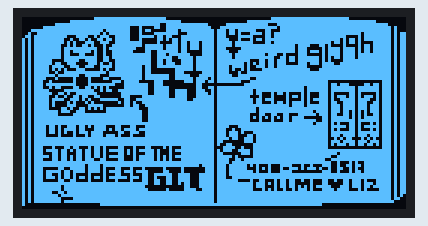
Recording of a sketch running on a simulated Arduboy, built with avr-gcc and run on an emulated ATmega32U4. Shown: 128×64 one-colour display.

Above: at 0.1 s.

The sketch:

UP_Journal1.ino
```cpp
//bitmap for journal artwork
#include <Arduboy.h>

Arduboy arduboy;

#define WIDTH 128
#define HEIGHT 64

const unsigned char journal1[] PROGMEM = {
	0x80, 0x40, 0xe0, 0x10, 0xd0, 0xf0, 0xf0, 0xf8,
	0xf8, 0xf8, 0xf8, 0xfc, 0xfc, 0xfc, 0x7c, 0x3c,
	0xbe, 0x3e, 0x7e, 0xfe, 0xfe, 0x7e, 0xbe, 0x3e,
	0x7f, 0xbf, 0xdf, 0x6f, 0xdf, 0xbf, 0x3f, 0xff,
	0xff, 0xff, 0xff, 0xff, 0x07, 0x07, 0x07, 0xff,
	0x47, 0x57, 0x57, 0x47, 0x2f, 0xef, 0xe3, 0x23,
	0xfe, 0x7e, 0xbe, 0xbe, 0x0e, 0xdc, 0xdc, 0xfc,
	0xfc, 0xfc, 0xfc, 0xfc, 0xfc, 0xfc, 0xf8, 0xf0,
	0x00, 0xf0, 0xf8, 0xf8, 0x8c, 0x3c, 0x3c, 0x0c,
	0xfc, 0x5c, 0x5c, 0x5e, 0xfe, 0x3e, 0xae, 0xae,
	0x0e, 0xfe, 0xfa, 0x8b, 0xeb, 0xe7, 0xff, 0xff,
	0xff, 0xff, 0xff, 0xff, 0xff, 0xff, 0xff, 0xff,
	0xff, 0xff, 0xff, 0xff, 0xff, 0xff, 0xff, 0xff,
	0xff, 0xff, 0x7f, 0xff, 0x3f, 0xbe, 0xbe, 0x3e,
	0xfe, 0x1e, 0xfe, 0xfe, 0xfe, 0xfe, 0xfc, 0xfc,
	0xfc, 0xfc, 0xf8, 0x00, 0xf8, 0x00, 0xe0, 0xe0,
	0xff, 0x00, 0xff, 0x00, 0xff, 0xff, 0xff, 0xff,
	0xff, 0xff, 0x3f, 0xbf, 0xbf, 0x01, 0x7c, 0xff,
	0xe4, 0xef, 0x6c, 0x3c, 0x3e, 0x6f, 0xed, 0xe7,
	0xfc, 0x00, 0x81, 0x7f, 0x61, 0x84, 0x3e, 0xff,
	0xff, 0xff, 0xff, 0xff, 0xff, 0xf7, 0xf3, 0xf3,
	0xf0, 0xfe, 0xfe, 0x06, 0x06, 0xff, 0xfe, 0x38,
	0xee, 0xfe, 0x9f, 0x1f, 0x30, 0xff, 0xff, 0xf0,
	0xe7, 0x07, 0xe7, 0xe0, 0xff, 0xff, 0xff, 0xff,
	0x00, 0xff, 0xff, 0xff, 0xfb, 0xf3, 0xc0, 0xf3,
	0xfb, 0xff, 0x7f, 0xff, 0x3f, 0xbe, 0x3e, 0xfe,
	0xfe, 0x2f, 0xff, 0xfe, 0x1f, 0xcf, 0xef, 0xff,
	0x0f, 0x6f, 0x6f, 0x01, 0xff, 0xff, 0xff, 0x63,
	0xe9, 0xe9, 0xe9, 0x03, 0xff, 0x81, 0xff, 0x9c,
	0x3d, 0x3d, 0x80, 0xff, 0xfc, 0xfd, 0xfd, 0xc0,
	0xff, 0xf0, 0xfe, 0xfe, 0xf0, 0xff, 0xff, 0xff,
	0xff, 0xff, 0xff, 0x00, 0xff, 0x00, 0xff, 0xff,
	0xff, 0x00, 0xff, 0x00, 0xff, 0xff, 0xff, 0x1f,
	0x4f, 0xe8, 0x4b, 0xd5, 0xcb, 0x49, 0x4e, 0x4c,
	0x4d, 0xfd, 0x8f, 0x06, 0x06, 0x8d, 0xfd, 0x4d,
	0xcc, 0x4c, 0xc7, 0x55, 0xd3, 0x4d, 0x6c, 0x2f,
	0x2f, 0x1f, 0xff, 0xff, 0xff, 0xff, 0xff, 0xdf,
	0xc0, 0xdf, 0x1f, 0x18, 0xf8, 0xf9, 0xf9, 0x99,
	0x99, 0x01, 0x01, 0x1f, 0x1f, 0x1f, 0x3b, 0x3b,
	0x33, 0x00, 0xf3, 0xfb, 0x3f, 0x1f, 0xaf, 0xbf,
	0x00, 0xbf, 0xbf, 0xbf, 0xbf, 0xb8, 0xb3, 0xb1,
	0xbd, 0x9b, 0xd8, 0xdf, 0xec, 0xec, 0xfd, 0xfd,
	0xff, 0xfe, 0xff, 0xff, 0xfe, 0xff, 0xff, 0xff,
	0xff, 0xff, 0xff, 0xff, 0xff, 0xff, 0x7f, 0xfe,
	0xfc, 0xfc, 0xfc, 0xfe, 0xff, 0xff, 0x1f, 0xdf,
	0xdf, 0x9f, 0xdf, 0xdf, 0xdf, 0x9f, 0x9f, 0x1f,
	0x9f, 0x9f, 0xdf, 0xdf, 0x9f, 0xdf, 0xdf, 0x1f,
	0xff, 0xff, 0xff, 0x00, 0xff, 0x00, 0xff, 0xff,
	0xff, 0x00, 0xff, 0x00, 0xff, 0xff, 0xff, 0xff,
	0xff, 0x82, 0xb8, 0x8c, 0x0a, 0xca, 0xc5, 0xb3,
	0x69, 0x3d, 0x8f, 0xc3, 0xcf, 0x17, 0x6b, 0x33,
	0x66, 0x24, 0x69, 0x08, 0xc9, 0xc9, 0xc8, 0xc8,
	0xd1, 0xc7, 0xff, 0xff, 0xc3, 0xf3, 0xeb, 0x8b,
	0x1f, 0x3f, 0xfc, 0xfc, 0xff, 0xff, 0xff, 0xff,
	0xff, 0xf8, 0xf8, 0xff, 0xff, 0xff, 0xff, 0xf0,
	0xf0, 0xf8, 0xff, 0xff, 0xff, 0xfe, 0xfc, 0xff,
	0x00, 0xff, 0xff, 0xff, 0xff, 0xff, 0xff, 0xff,
	0xff, 0xff, 0xff, 0xff, 0xfb, 0xe0, 0x3b, 0xff,
	0xe1, 0xe9, 0xe9, 0xff, 0xe1, 0xf3, 0xf3, 0xe1,
	0xff, 0xc1, 0xf5, 0xf5, 0xf1, 0xff, 0xc0, 0xff,
	0xe1, 0x69, 0xe9, 0xff, 0xff, 0xff, 0x00, 0xff,
	0xf1, 0xe5, 0x0d, 0xfd, 0xf9, 0x7f, 0xff, 0x00,
	0xff, 0x79, 0xfd, 0x0d, 0xe5, 0xf1, 0xff, 0x00,
	0xff, 0xff, 0xff, 0x00, 0xff, 0x00, 0xff, 0xff,
	0xff, 0x00, 0xff, 0x00, 0xff, 0xff, 0xff, 0xff,
	0x0f, 0x7f, 0x7f, 0x0f, 0xfe, 0x0e, 0x6e, 0x3e,
	0x3e, 0xff, 0x0f, 0x7f, 0x7f, 0xcf, 0x1f, 0xcf,
	0xff, 0xff, 0xff, 0x3f, 0x8f, 0xaf, 0x8f, 0x3f,
	0xff, 0x4f, 0x2f, 0x2f, 0xff, 0x7f, 0x4f, 0x2f,
	0x28, 0xf8, 0xff, 0xff, 0xff, 0xff, 0xff, 0xff,
	0xff, 0xff, 0xff, 0xff, 0xff, 0xff, 0xff, 0xff,
	0xff, 0xff, 0xff, 0xff, 0xff, 0xff, 0xff, 0xff,
	0x00, 0xff, 0xff, 0xff, 0x1f, 0xcf, 0xef, 0xcf,
	0x1f, 0x7f, 0x3f, 0xbf, 0xb8, 0x7a, 0xf8, 0xff,
	0xf9, 0xfa, 0xf8, 0xff, 0xf9, 0xfa, 0xf8, 0xff,
	0xff, 0xf8, 0xfe, 0xfe, 0xff, 0xff, 0xfd, 0xfd,
	0xfd, 0xf5, 0xf8, 0xf9, 0xff, 0xff, 0x00, 0xff,
	0xd7, 0xfe, 0x56, 0xd7, 0xc7, 0xfc, 0xff, 0x00,
	0xff, 0xc4, 0xd7, 0x56, 0xfe, 0xd7, 0xff, 0x00,
	0xff, 0xff, 0xff, 0x00, 0xff, 0x00, 0xff, 0xff,
	0xff, 0x00, 0xff, 0x00, 0xff, 0xff, 0xff, 0x47,
	0x57, 0x17, 0xff, 0xf7, 0x07, 0xf7, 0xff, 0x0f,
	0xd7, 0x0f, 0xff, 0xf7, 0x07, 0xf7, 0xff, 0x87,
	0x7f, 0x7f, 0x87, 0xff, 0x07, 0x57, 0x57, 0x57,
	0xff, 0xff, 0x07, 0x37, 0x07, 0xff, 0x07, 0xd7,
	0xd7, 0xff, 0xff, 0xf7, 0x07, 0xf7, 0x07, 0xcf,
	0x07, 0xff, 0x07, 0x57, 0x57, 0xff, 0xff, 0xff,
	0xff, 0xff, 0xff, 0xff, 0xff, 0xff, 0xff, 0xff,
	0x00, 0xf7, 0xe3, 0xd9, 0xdd, 0x5c, 0x09, 0xc1,
	0x90, 0x38, 0xb3, 0xb3, 0x83, 0xfc, 0xff, 0xff,
	0xff, 0xff, 0xff, 0xff, 0xff, 0xff, 0xff, 0xff,
	0xff, 0xff, 0xff, 0xff, 0xff, 0xff, 0xff, 0xff,
	0xff, 0xff, 0xff, 0xff, 0xff, 0x7f, 0x70, 0xb6,
	0xb3, 0xd6, 0xf5, 0xf6, 0xf3, 0xf7, 0xf6, 0xf0,
	0xf6, 0xf7, 0xf2, 0xf5, 0xf6, 0xf3, 0xf6, 0xf0,
	0xff, 0xff, 0xff, 0x00, 0xff, 0x00, 0xff, 0xff,
	0xff, 0x00, 0xff, 0x00, 0xff, 0xff, 0xff, 0x83,
	0xbb, 0xbb, 0xab, 0x8b, 0xff, 0xc7, 0xbb, 0xbb,
	0xc7, 0xff, 0x8f, 0xaf, 0xaf, 0x81, 0xff, 0x8f,
	0xaf, 0xaf, 0x81, 0xff, 0x83, 0xab, 0xab, 0xff,
	0xbf, 0xa3, 0xab, 0x8b, 0xff, 0xa3, 0xab, 0x8b,
	0xff, 0xfb, 0x03, 0x03, 0xf3, 0xd3, 0x13, 0x1f,
	0xfb, 0xf3, 0x03, 0x03, 0xf3, 0x7f, 0xf3, 0xf3,
	0x03, 0x03, 0x03, 0xf1, 0xf3, 0xff, 0xff, 0xff,
	0x00, 0xff, 0xff, 0xff, 0xc1, 0xde, 0xff, 0xff,
	0xbf, 0xbf, 0xbf, 0xb9, 0xfb, 0x31, 0xbf, 0xf1,
	0xf5, 0x31, 0xbf, 0x31, 0xf1, 0x31, 0xff, 0xfb,
	0x3b, 0xff, 0xf5, 0x35, 0x31, 0x77, 0x31, 0x35,
	0xf7, 0x35, 0x31, 0x35, 0xfb, 0xfb, 0x3f, 0x30,
	0x70, 0x3f, 0x34, 0xf0, 0xf2, 0x3f, 0xf0, 0xff,
	0xfa, 0x30, 0xff, 0xbf, 0xbf, 0x3f, 0xff, 0xff,
	0xff, 0xff, 0xff, 0x00, 0xff, 0x00, 0xff, 0xff,
	0x7f, 0x00, 0x3f, 0x00, 0x3f, 0x3f, 0x3f, 0x3f,
	0x3f, 0x3f, 0x3b, 0x3b, 0x37, 0x0c, 0x2b, 0x2f,
	0x2f, 0x3f, 0x3f, 0x3f, 0x3f, 0x3f, 0x3f, 0x3f,
	0x3f, 0x3f, 0x7f, 0x7f, 0x7f, 0x7f, 0x7f, 0x7f,
	0x7f, 0x7f, 0x7f, 0x7f, 0x7f, 0x7f, 0x7f, 0x7f,
	0x7f, 0x7e, 0x7c, 0x7c, 0x7c, 0x7c, 0x7c, 0x7c,
	0x7e, 0x7c, 0x7c, 0x7c, 0x7c, 0x7c, 0x7f, 0x7f,
	0x7e, 0x7e, 0x7c, 0x7d, 0x7f, 0x7f, 0x7f, 0x7f,
	0x40, 0x7f, 0x7f, 0x7f, 0x7f, 0x7f, 0x7f, 0x7f,
	0x7f, 0x7f, 0x7f, 0x7f, 0x7f, 0x7c, 0x7d, 0x7d,
	0x7f, 0x7c, 0x7e, 0x7c, 0x7f, 0x7c, 0x7d, 0x7f,
	0x7c, 0x7d, 0x7f, 0x7c, 0x7f, 0x7e, 0x7f, 0x7c,
	0x7f, 0x7c, 0x7d, 0x7d, 0x3f, 0x3f, 0x3f, 0x3e,
	0x3c, 0x3e, 0x3f, 0x3f, 0x3f, 0x3c, 0x3d, 0x3d,
	0x3f, 0x3c, 0x3f, 0x3d, 0x3c, 0x3d, 0x3d, 0x3f,
	0x3f, 0x3f, 0x3f, 0x20, 0x1f, 0x10, 0x0f, 0x07,

};

void setup()
{
	arduboy.beginNoLogo();

	arduboy.clear();
	arduboy.drawBitmap(0, 0, journal1, WIDTH, HEIGHT, 1);
	arduboy.display();
}

void loop()
{

}
```
